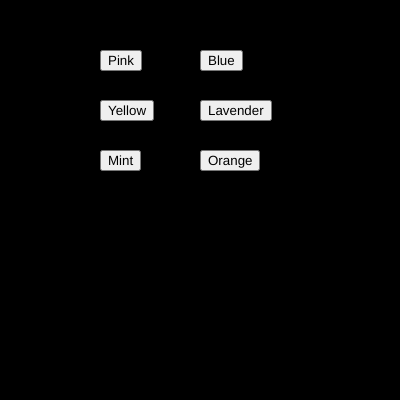
Frame 1 (no input)
Frame 60 (no input): identical to frame 1, image omitted
Frame 120 (the mouse pressed at the canvas centre since frame 60): identical to frame 1, image omitted

The p5.js sketch that drew this single still picture (run headless with seeded random() and noise() and a simulated clock; from frame 60 on, the mouse is pressed at the canvas centre):

// p5.js sketch
// ── sketch.js
var btn_pink;
var btn_blue;
var btn_yellow;
var btn_lavender;
var btn_mint;
var btn_orange;

var r = 0;
var g = 0;
var b = 0;

function setup() {
  createCanvas(400, 400);
  btn_pink=createButton("Pink");
  btn_pink.position(100,50);
  btn_pink.mousePressed(pink_bg);
  btn_blue=createButton("Blue");
  btn_blue.position(200,50);
  btn_blue.mousePressed(blue_bg);
  btn_yellow=createButton("Yellow");
  btn_yellow.position(100,100);
  btn_yellow.mousePressed(yellow_bg);
  btn_lavender=createButton("Lavender");
  btn_lavender.position(200,100);
  btn_lavender.mousePressed(lavender_bg);
  btn_mint=createButton("Mint");
  btn_mint.position(100,150);
  btn_mint.mousePressed(mint_bg);
  btn_orange=createButton("Orange");
  btn_orange.position(200,150);
  btn_orange.mousePressed(orange_bg);
}
function draw() {
  background(r,g,b);
}
function pink_bg(){
  r=255;
  g=153;
  b=153;
}
function blue_bg(){
  r=204;
  g=229;
  b=255;
}
function yellow_bg(){
  r=255;
  g=255;
  b=153;
}
function lavender_bg(){
  r=229;
  g=204;
  b=255;
}
function mint_bg(){
  r=153;
  g=255;
  b=204;
}
function orange_bg(){
  r=255;
  g=204;
  b=153;
}
